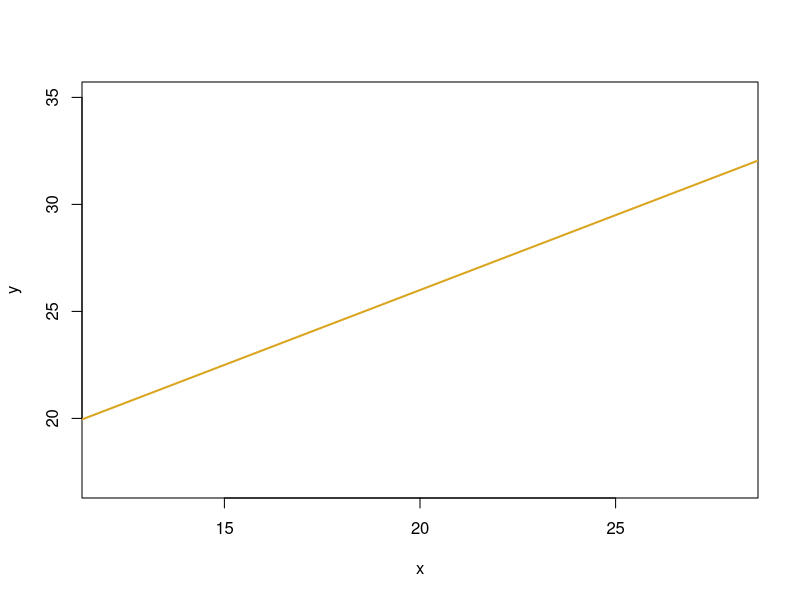
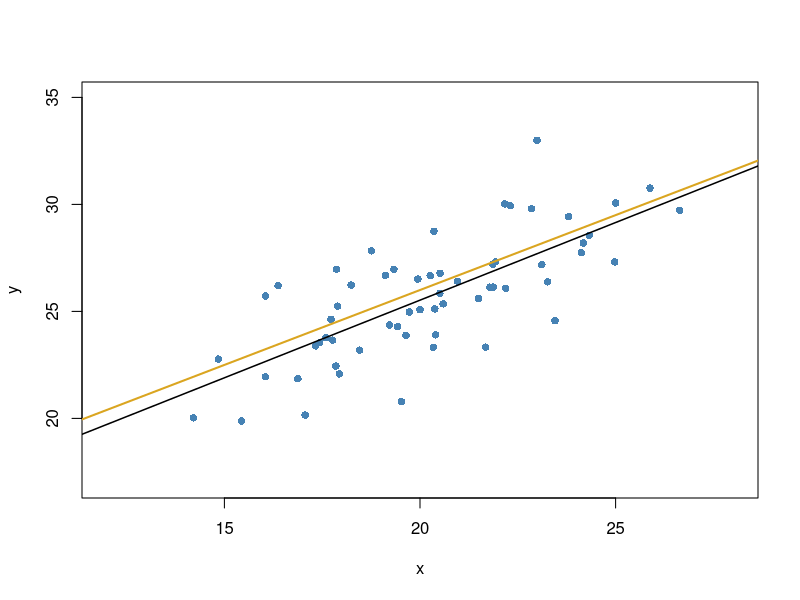
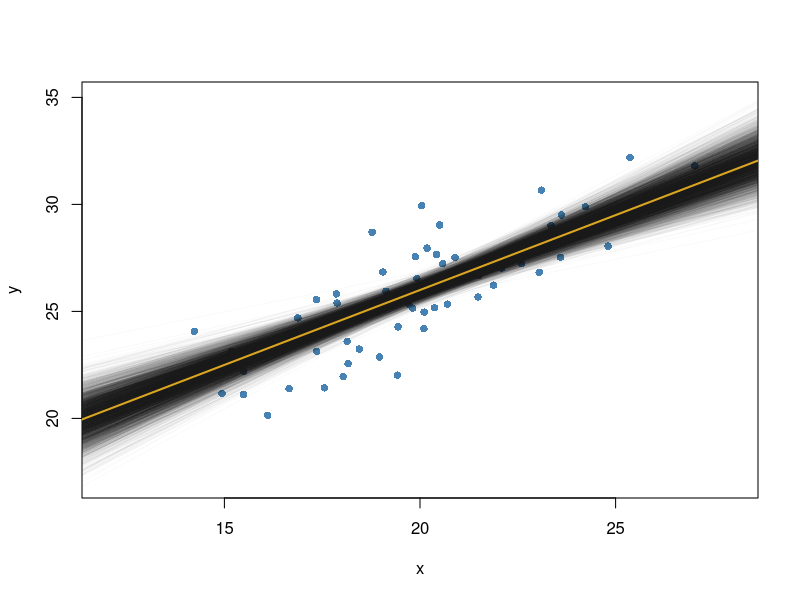
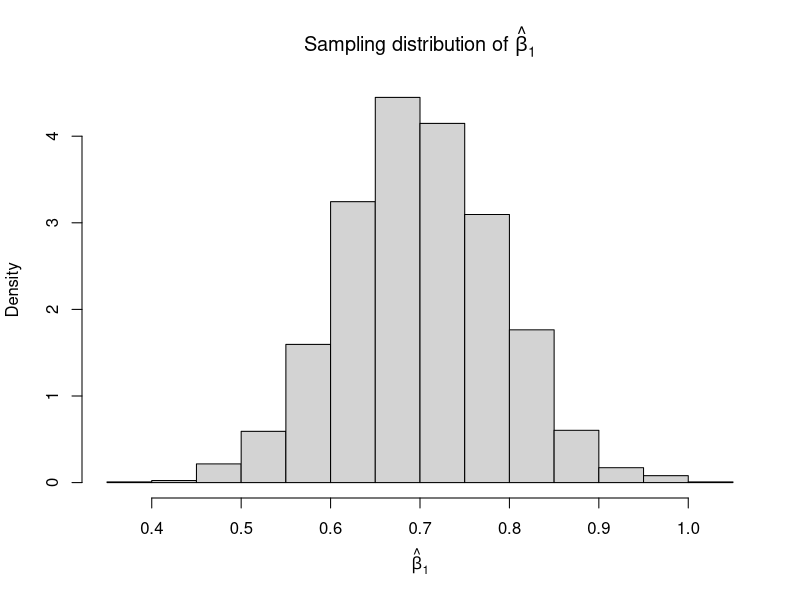
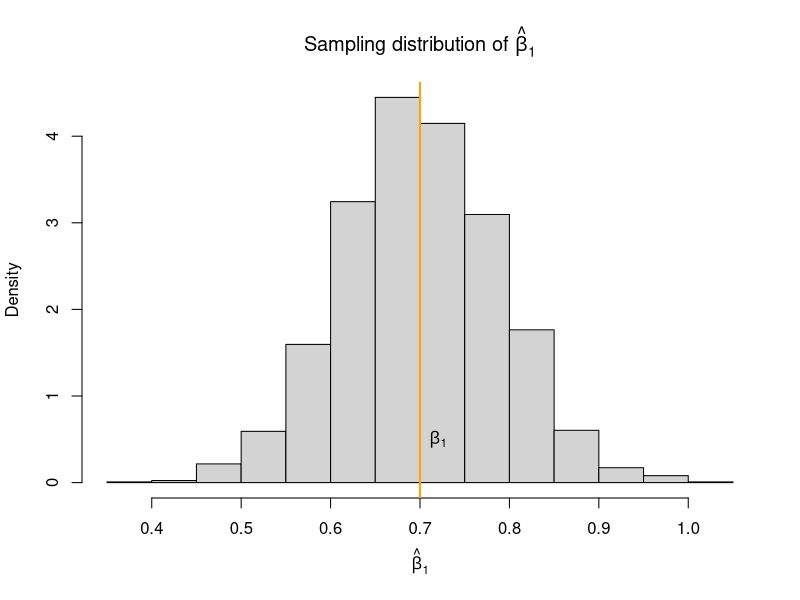
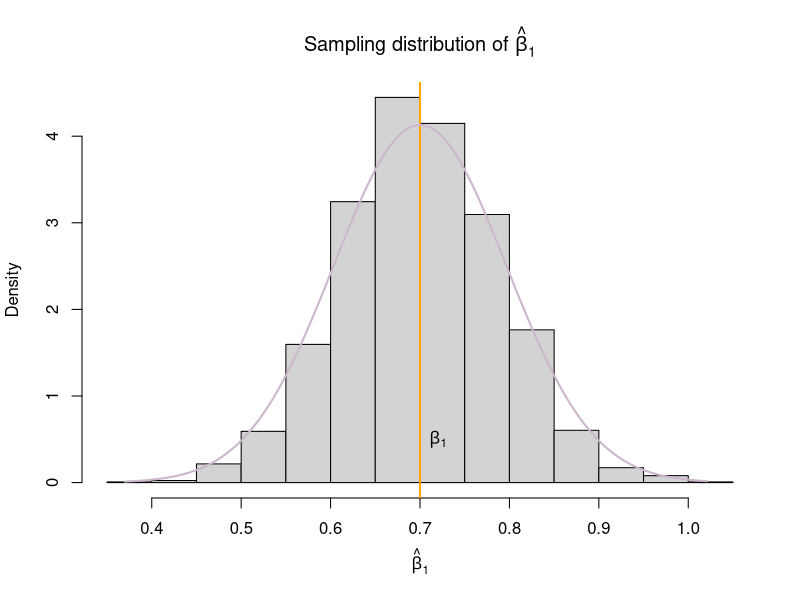

These figures' R source, in order:
## ---- echo=FALSE,eval=TRUE-----------------------------------------------
n <- 60
beta_0 <- 12
beta_1 <- .7
sigma <- 2
x <- rnorm(n, mean = 20, sd = 3)

plot(20, 25, xlim = c(12, 28), ylim = c(17, 35), ylab = "y", xlab = "x", type = "n") # set up an empty plot
abline(a = beta_0, b = beta_1, col = "goldenrod", lwd = 2) # add mean function

## ---- eval=TRUE, echo=FALSE----------------------------------------------
plot(20, 25, xlim = c(12, 28), ylim = c(17, 35), ylab = "y", xlab = "x", type = "n") # set up an empty plot

# generate data
f_mean <- beta_0 + beta_1 * x # mean function
f_data <- f_mean + rnorm(n, mean = 0, sd = sigma) # data generating function

points(x, f_data, pch = 16, col = "steelblue") # add generated data
# try to recover the true mean function
m1 <- lm(f_data ~ x)
abline(m1, lwd = 1.5)
abline(a = beta_0, b = beta_1, col = "goldenrod", lwd = 2) # add mean function

## ---- echo=FALSE,eval=TRUE, cache=TRUE-----------------------------------
it <- 5000
coef_mat <- matrix(rep(NA, it * 2), ncol = 2)
for(i in 1:it) {
  x <- rnorm(n, mean = 20, sd = 3)
  f_mean <- beta_0 + beta_1 * x
  f_data <- f_mean + rnorm(n, mean = 0, sd = sigma)
  coef_mat[i, ] <- lm(f_data ~ x)$coef
}

## ---- eval=TRUE, echo=FALSE----------------------------------------------
plot(20, 25, xlim = c(12, 28), ylim = c(17, 35), ylab = "y", xlab = "x", type = "n") # set up an empty plot

points(x, f_data, pch = 16, col = "steelblue") # add generated data
for(i in 1:it) {
  abline(coef_mat[i, 1], coef_mat[i, 2], col = rgb(0, 0, 0, 0.02))
}
abline(a = beta_0, b = beta_1, col = "goldenrod", lwd = 2) # add mean function

## ---- echo=FALSE---------------------------------------------------------
beta_1s <- coef_mat[, 2]
hist(beta_1s, breaks = 20, 
     main = expression(paste("Sampling distribution of ", hat(beta)[1])),
     xlab = expression(hat(beta)[1]), prob = TRUE)
# mean(beta_1s)
# sd(beta_1s)

## ---- echo=FALSE---------------------------------------------------------
beta_1s <- coef_mat[, 2]
hist(beta_1s, breaks = 20, 
     main = expression(paste("Sampling distribution of ", hat(beta)[1])),
     xlab = expression(hat(beta)[1]), prob = TRUE)
abline(v = beta_1, col = "orange", lwd = 2)
text(beta_1+.02, .5, expression(beta[1]))

## ---- echo=FALSE---------------------------------------------------------
beta_1s <- coef_mat[, 2]
hist(beta_1s, breaks = 20, 
     main = expression(paste("Sampling distribution of ", hat(beta)[1])),
     xlab = expression(hat(beta)[1]), prob = TRUE)
abline(v = beta_1, col = "orange", lwd = 2)
text(beta_1+.02, .5, expression(beta[1]))
xl <- seq(min(beta_1s), max(beta_1s), length.out = 100)
lines(xl, dnorm(xl, mean = beta_1, sd = sqrt(sigma^2/sum((x-mean(x))^2))), 
      lwd = 2, col = "thistle3")

## ---- eval=FALSE, echo = FALSE-------------------------------------------
## ## Constructing a CI for $\hat{\beta}_1$
## 
## \[ \hat{\beta}_1 \pm t_{\alpha/2, n-2} * SE(\hat{\beta}_1) \]
## 
## beta_1 <- m1$coef[2]
## alpha <- .05
## t_stat <- qt(1-alpha/2, n - 2)
## SE <- summary(m1)$coef[[4]]
## moe <- t_stat * SE
## c(beta_1 - moe, beta_1 + moe)
## 
## confint(m1, "x") # to double check

